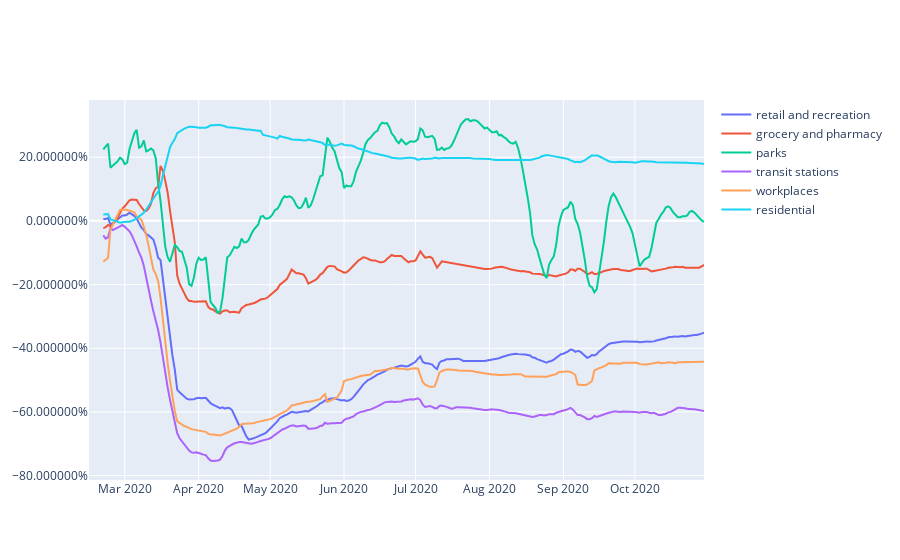

The notebook cell this image was saved under:
### Code cell
import plotly.express as px
from plotly import graph_objects as go

fig = go.Figure()
for i in range(len(var)):
    fig.add_trace(go.Scatter(x=data_scc.index, y=data_scc[var[i]].rolling(7).mean()/100., name=" ".join(var[i].split("_")[:-4])))
fig.update_yaxes(tickformat="%")
fig.show()

### Figure 1 — Plotly figure (JSON) as saved in the notebook; plotly's stock layout.template omitted (floating-point values rounded to 4 significant figures; data arrays with more than 128 entries replaced by an {"elided": "..."} marker saying what was removed)
{"data": [{"name": "retail and recreation", "type": "scatter", "x": {"elided": "259 str values"}, "y": {"elided": "259 float values"}}, {"name": "grocery and pharmacy", "type": "scatter", "x": {"elided": "259 str values"}, "y": {"elided": "259 float values"}}, {"name": "parks", "type": "scatter", "x": {"elided": "259 str values"}, "y": {"elided": "259 float values"}}, {"name": "transit stations", "type": "scatter", "x": {"elided": "259 str values"}, "y": {"elided": "259 float values"}}, {"name": "workplaces", "type": "scatter", "x": {"elided": "259 str values"}, "y": {"elided": "259 float values"}}, {"name": "residential", "type": "scatter", "x": {"elided": "259 str values"}, "y": {"elided": "259 float values"}}], "layout": {"yaxis": {"tickformat": "%"}}}
